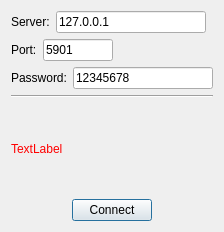
<?xml version="1.0" encoding="UTF-8"?>
<ui version="4.0">
 <class>QKxConnectionDialog</class>
 <widget class="QDialog" name="QKxConnectionDialog">
  <property name="geometry">
   <rect>
    <x>0</x>
    <y>0</y>
    <width>224</width>
    <height>232</height>
   </rect>
  </property>
  <property name="windowTitle">
   <string>Dialog</string>
  </property>
  <layout class="QVBoxLayout" name="verticalLayout">
   <item>
    <layout class="QHBoxLayout" name="horizontalLayout">
     <item>
      <widget class="QLabel" name="label">
       <property name="text">
        <string>Server:</string>
       </property>
      </widget>
     </item>
     <item>
      <widget class="QLineEdit" name="server">
       <property name="sizePolicy">
        <sizepolicy hsizetype="Fixed" vsizetype="Fixed">
         <horstretch>0</horstretch>
         <verstretch>0</verstretch>
        </sizepolicy>
       </property>
       <property name="minimumSize">
        <size>
         <width>150</width>
         <height>0</height>
        </size>
       </property>
       <property name="text">
        <string>127.0.0.1</string>
       </property>
      </widget>
     </item>
     <item>
      <spacer name="horizontalSpacer">
       <property name="orientation">
        <enum>Qt::Horizontal</enum>
       </property>
       <property name="sizeType">
        <enum>QSizePolicy::Expanding</enum>
       </property>
       <property name="sizeHint" stdset="0">
        <size>
         <width>50</width>
         <height>20</height>
        </size>
       </property>
      </spacer>
     </item>
    </layout>
   </item>
   <item>
    <layout class="QHBoxLayout" name="horizontalLayout_4">
     <item>
      <widget class="QLabel" name="label_3">
       <property name="text">
        <string>Port:</string>
       </property>
      </widget>
     </item>
     <item>
      <widget class="QLineEdit" name="port">
       <property name="maximumSize">
        <size>
         <width>70</width>
         <height>16777215</height>
        </size>
       </property>
       <property name="text">
        <string>5901</string>
       </property>
      </widget>
     </item>
     <item>
      <spacer name="horizontalSpacer_4">
       <property name="orientation">
        <enum>Qt::Horizontal</enum>
       </property>
       <property name="sizeHint" stdset="0">
        <size>
         <width>40</width>
         <height>20</height>
        </size>
       </property>
      </spacer>
     </item>
    </layout>
   </item>
   <item>
    <layout class="QHBoxLayout" name="horizontalLayout_2">
     <item>
      <widget class="QLabel" name="label_2">
       <property name="text">
        <string>Password:</string>
       </property>
      </widget>
     </item>
     <item>
      <widget class="QLineEdit" name="password">
       <property name="text">
        <string>12345678</string>
       </property>
      </widget>
     </item>
    </layout>
   </item>
   <item>
    <widget class="Line" name="line">
     <property name="orientation">
      <enum>Qt::Horizontal</enum>
     </property>
    </widget>
   </item>
   <item>
    <widget class="QLabel" name="err">
     <property name="styleSheet">
      <string notr="true">color: rgb(255, 0, 0);</string>
     </property>
     <property name="text">
      <string>TextLabel</string>
     </property>
    </widget>
   </item>
   <item>
    <layout class="QHBoxLayout" name="horizontalLayout_3">
     <item>
      <spacer name="horizontalSpacer_2">
       <property name="orientation">
        <enum>Qt::Horizontal</enum>
       </property>
       <property name="sizeHint" stdset="0">
        <size>
         <width>40</width>
         <height>20</height>
        </size>
       </property>
      </spacer>
     </item>
     <item>
      <widget class="QPushButton" name="connect">
       <property name="text">
        <string>Connect</string>
       </property>
      </widget>
     </item>
     <item>
      <spacer name="horizontalSpacer_3">
       <property name="orientation">
        <enum>Qt::Horizontal</enum>
       </property>
       <property name="sizeHint" stdset="0">
        <size>
         <width>40</width>
         <height>20</height>
        </size>
       </property>
      </spacer>
     </item>
    </layout>
   </item>
  </layout>
 </widget>
 <resources/>
 <connections/>
</ui>
